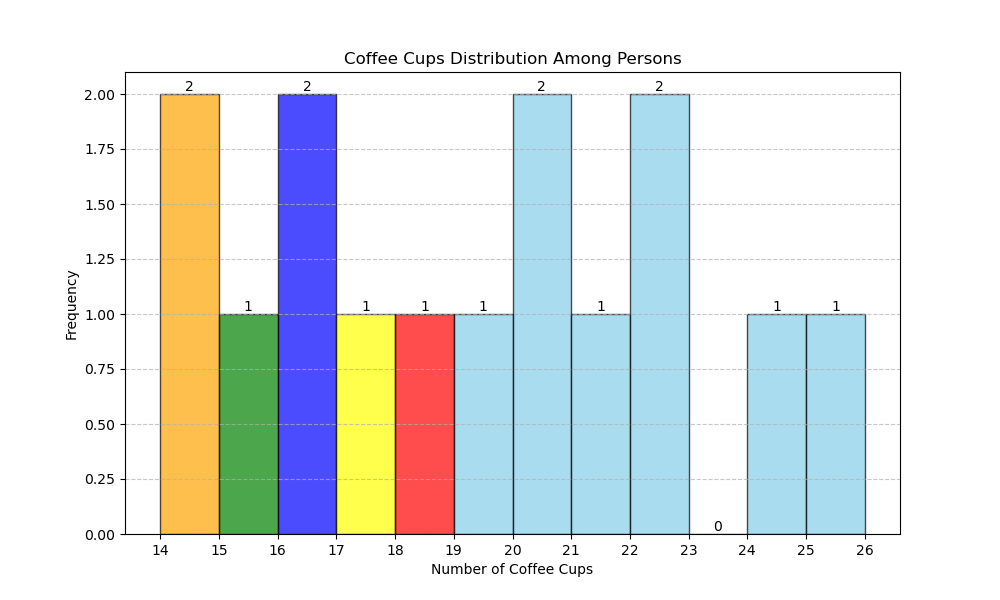

Recreate this plot in Python.

import matplotlib.pyplot as plt

# Table data
data = [
    {'Person ID': 1, ' Coffee Cups': 20},
    {'Person ID': 2, ' Coffee Cups': 18},
    {'Person ID': 3, ' Coffee Cups': 22},
    {'Person ID': 4, ' Coffee Cups': 15},
    {'Person ID': 5, ' Coffee Cups': 17},
    {'Person ID': 6, ' Coffee Cups': 25},
    {'Person ID': 7, ' Coffee Cups': 14},
    {'Person ID': 8, ' Coffee Cups': 21},
    {'Person ID': 9, ' Coffee Cups': 19},
    {'Person ID': 10, ' Coffee Cups': 16},
    {'Person ID': 11, ' Coffee Cups': 24},
    {'Person ID': 12, ' Coffee Cups': 20},
    {'Person ID': 13, ' Coffee Cups': 14},
    {'Person ID': 14, ' Coffee Cups': 22},
    {'Person ID': 15, ' Coffee Cups': 16}
]

# Extracting 'Coffee Cups' values
coffee_cups = [person[' Coffee Cups'] for person in data]

# Creating the histogram
plt.figure(figsize=(10, 6))
n, bins, patches = plt.hist(coffee_cups, bins=range(14, 27), alpha=0.7, color='skyblue', edgecolor='black')

# Adding colors to each bin
colors = ['orange', 'green', 'blue', 'yellow', 'red']
for patch, color in zip(patches, colors):
    patch.set_facecolor(color)

# Adding labels and title
plt.xlabel('Number of Coffee Cups')
plt.ylabel('Frequency')
plt.title('Coffee Cups Distribution Among Persons')
plt.xticks(range(14, 27))  # Setting x-ticks to match the number of coffee cups

# Adding a grid for better readability
plt.grid(axis='y', linestyle='--', alpha=0.7)

# Showing values on top of the bars
for i in range(len(n)):
    plt.text(bins[i]+0.5, n[i], str(int(n[i])), ha='center', va='bottom')

# Displaying the plot
plt.show()
